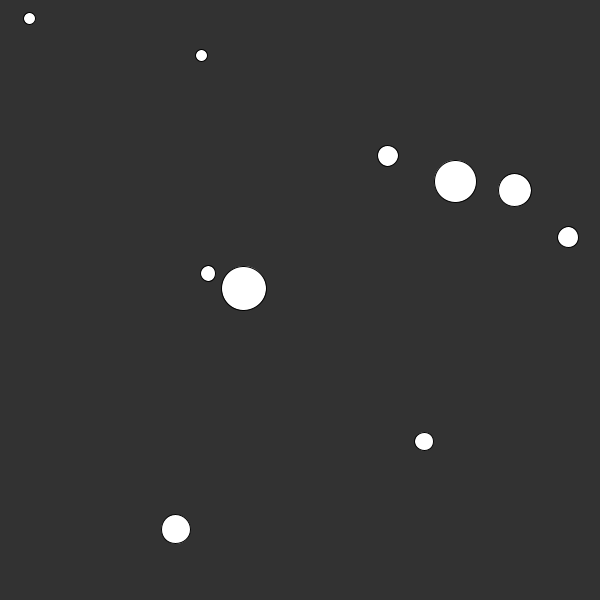
Frame 1 (no input)
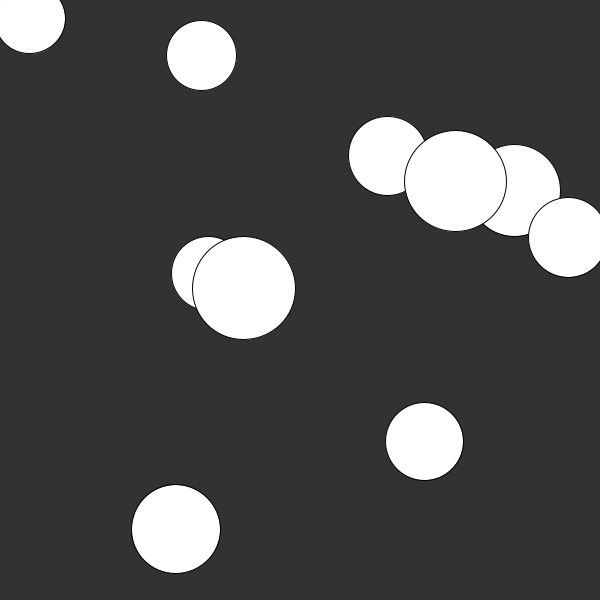
Frame 60 (the mouse pressed at the canvas centre just before this capture)
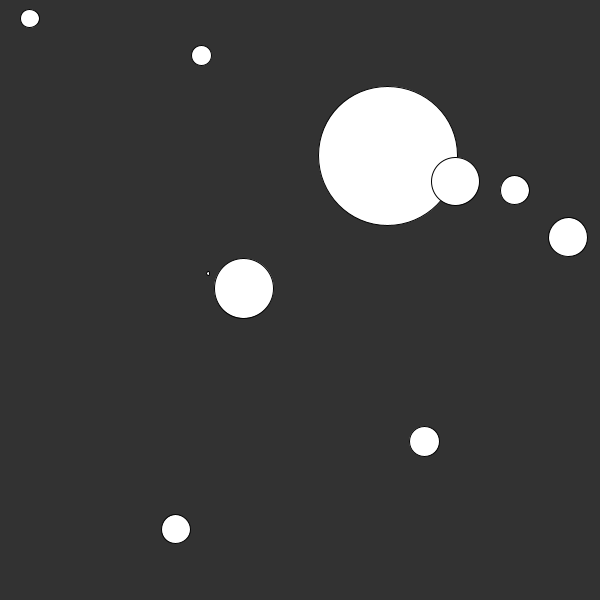
Frame 120 (the mouse held since frame 60 and released just before this capture)

The Processing sketch that drew these frames (run headless with seeded random() and noise(); from frame 60 on, the mouse is pressed at the canvas centre):

// Processing sketch: w06_02_midtermExample
// ── w06_02_midtermExample.pde
// bryan ma for code 2 sp 19

// example midterm question:

// 1: change the disconnected data of this sketch to use a class to represent individual bubbles. 
//    when you have a Bubble class, load them into an array of Bubbles NUM_BUBBLES in length.
//    the behavior should be the same.

// 2: once you have a Bubble class, make a child class of Bubble that draws something slightly different.
//    store it in the same data structure.

// 3: change xPosition and yPosition to be loaded from external data, instead of by random numbers.

// 4: give the Bubble class its own state. maybe it has a state where the bubbles shrink instead of grow.
//    develop your own logic for how the state transitions.

final int NUM_BUBBLES = 10;

float[] xPositions = new float[NUM_BUBBLES];
float[] yPositions = new float[NUM_BUBBLES];
float[] maxSizes = new float[NUM_BUBBLES];
float[] sizes = new float[NUM_BUBBLES];

void setup() {
  size(600, 600);
  for (int i = 0; i < NUM_BUBBLES; i++) {
    xPositions[i] = random(width);
    yPositions[i] = random(height);
    maxSizes[i] = random(100, 150);
    sizes[i] = random(10, 50);
  }
}

void draw() {
  background(50);
  for (int i = 0; i < NUM_BUBBLES; i++) {
    sizes[i] = (sizes[i] + 1) % maxSizes[i];
    ellipse(xPositions[i], yPositions[i], sizes[i], sizes[i]);
  }
}
